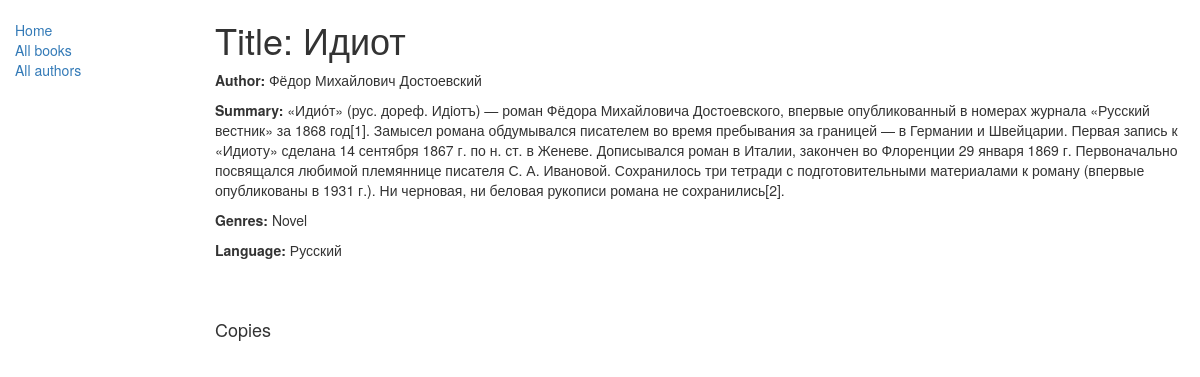
/catalog/book/1, run on the app's committed database.
### catalog/models.py (models this page shows, shortened)
class Book(models.Model):
    title = models.CharField(max_length=100)
    summary = models.TextField()
    language = models.CharField(max_length=100)
    author = models.ForeignKey(Author, null=True, on_delete=models.SET_NULL)
    genres = models.ManyToManyField(Genre)

class Author(models.Model):
    name = models.CharField(
        max_length=100,
        null=False,
        help_text="An author's full name. (Example: W. Shakespear or Mihail Afanasievich Bulgakov)",
    )
    date_of_birth = models.DateField(
        null=True,
        blank=True,
        help_text="A date of author's birth (or Null, if unknown).",
    )
    date_of_death = models.DateField(
        null=True,
        blank=True,
        help_text="A date of author's death (or Null, if alive or unknown).",
    )
    def __str__(self) -> str:
        return self.name

class Genre(models.Model):
    name = models.CharField(
        max_length=100, help_text="A book genre. (example: Science Fiction)"
    )
    def __str__(self) -> str:
        return self.name

### catalog/views.py (the view)
# urls.py: path("book/<int:pk>", views.BookDetailView.as_view(), name="book"),
class BookDetailView(generic.DetailView):
    model = Book
    template_name = "book/detail.html"

### catalog/templates/book/detail.html (shortened to what this page needs)
{% extends "base_generic.html" %} {% block content %}
<h1>Title: {{object.title}}</h1>
<p><strong>Author:</strong> {{ object.author }}</p>
<p><strong>Summary:</strong> {{ object.summary }}</p>
<p>
    <strong>Genres:</strong>
    {% for genre in object.genres.all %} {{ genre }}{% if not forloop.last %}, {%endif%} {% endfor %}
</p>
<p><strong>Language:</strong> {{ object.language }}</p>
<div style="margin-top: 60px">
    <h4>Copies</h4>
</div>
{% endblock %}

### data on the page
Book: title "Идиот", author "Фёдор Михайлович Достоевский", summary "«Идио́т» (рус. дореф. Идiотъ) — роман Фёдора Михайловича Достоевского, впервые опубликованный в номерах журнала «Русский вестник» за 1868 год[1]. Замысел романа обдумывался писателем во время пребывания за границей — в Германии и Швейцарии. Первая запись к «Идиоту» сделана 14 сентября 1867 г. по н. ст. в Женеве. Дописывался роман в Италии, закончен во Флоренции 29 января 1869 г. Первоначально посвящался любимой племяннице писателя С. А. Ивановой. Сохранилось три тетради с подготовительными материалами к роману (впервые опубликованы в 1931 г.). Ни черновая, ни беловая рукописи романа не сохранились[2].", language "Русский"
Genre: name "Novel"
